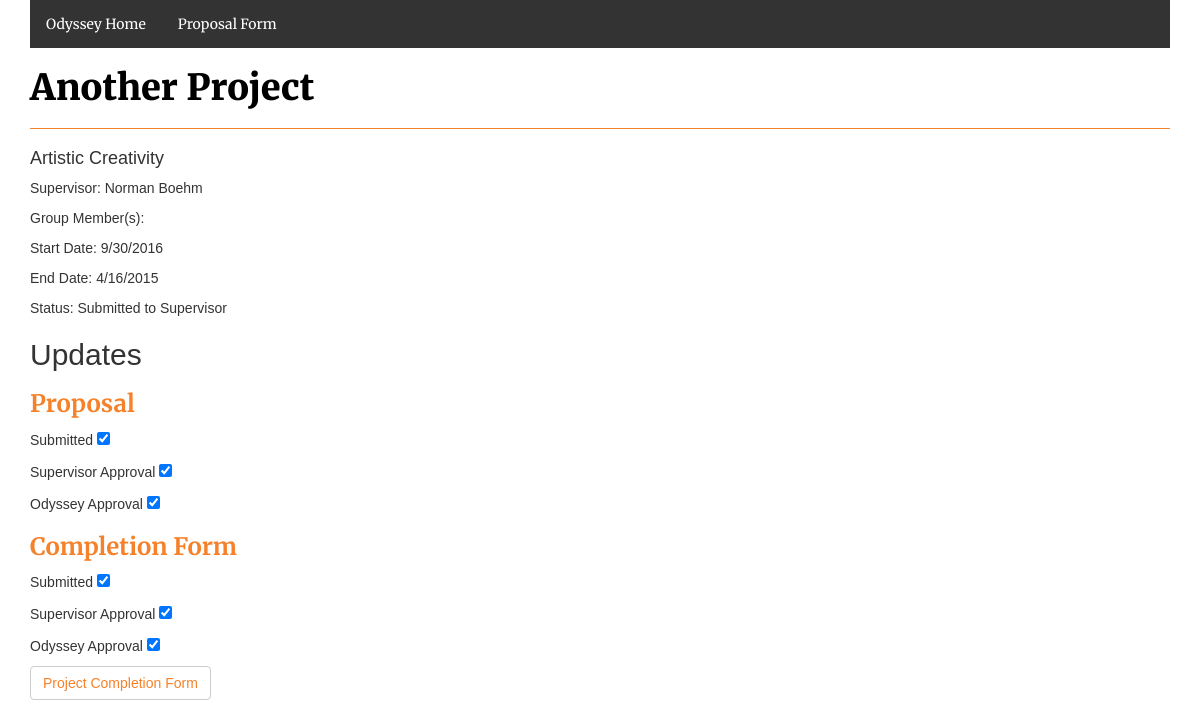
The page /odyssey/project-status/3 on the database its author committed.
### projects/models.py (models this page shows, shortened)
class Project(models.Model):
    title = models.CharField(max_length=200)
    category = models.CharField(max_length=20)
    advisor = models.ForeignKey(User, on_delete=models.CASCADE)
    status = models.CharField(max_length=60)
    start_date = models.CharField(max_length=50)
    end_date = models.CharField(max_length=50)
    update_date = models.CharField(max_length=50)

### projects/views.py (the view)
# urls.py: url(r'^project-status/(?P<project_id>[0-9]+)',views.status, name='status'),
def status(request, project_id):
    project = get_object_or_404(Project, pk=project_id)
    return render(request, 'projects/status.html', {'project':project})

### projects/templates/projects/Status.html (shortened to what this page needs)
{% extends "projects/base.html" %}
{% block header %}{{project.title}}{% endblock %}
{% block content %}
<body>
    <div class="body">
            <h4 id="projectCategory">{{project.category}}</h4>
            <div>
                <p id="supervisor">Supervisor: {{project.advisor.first_name}} {{project.advisor.last_name}}
                </p>
                <p id="group">Group Member(s):</p>
                <p id="startdate">Start Date: {{project.start_date}}</p>
                <p id="enddate">End Date: {{project.end_date}}</p>
                <p>Status: {{project.status}}</p>
            </div>
    <div class="updates">
        <h2>Updates</h2>
        <h3>Proposal</h3>
        <p id="submitProp"> Submitted <input type="checkbox" onclick="return false" checked="checked"/></p>
        <p id="supProp"> Supervisor Approval <input type="checkbox" onclick="return false" checked="checked"/></p>
        <p id="odyProp"> Odyssey Approval <input type="checkbox" onclick="return false" checked="checked"/></p>
        <h3>Completion Form</h3>
        <p id="submitComp"> Submitted <input type="checkbox" onclick="return false" checked="checked"/></p>
        <p id="supComp"> Supervisor Approval <input type="checkbox" onclick="return false" checked="checked"/></p>
        <p id="odyComp"> Odyssey Approval <input type="checkbox" onclick="return false" checked="checked"/></p>
        <a class="btn btn-default" href="{% url 'projects:completion' project.id %}">Project Completion Form</a>
    </div>
    </div>
</body>
{% endblock %}

### projects/static/projects/style.css (style rules this page uses)
body { font-family: 'Merriweather Sans', sans-serif; padding-bottom: 10px; }
h3 { font-family: 'Merriweather', serif; color: #f5822a; font-weight: 700; }
a { color: #f5822a; }
.btn { color: #f5822a; }

### rows shown on the page
Project: title "Another Project", category "Artistic Creativity", advisor.first_name "Norman", advisor.last_name "Boehm", start_date "9/30/2016", end_date "4/16/2015", status "Submitted to Supervisor"
